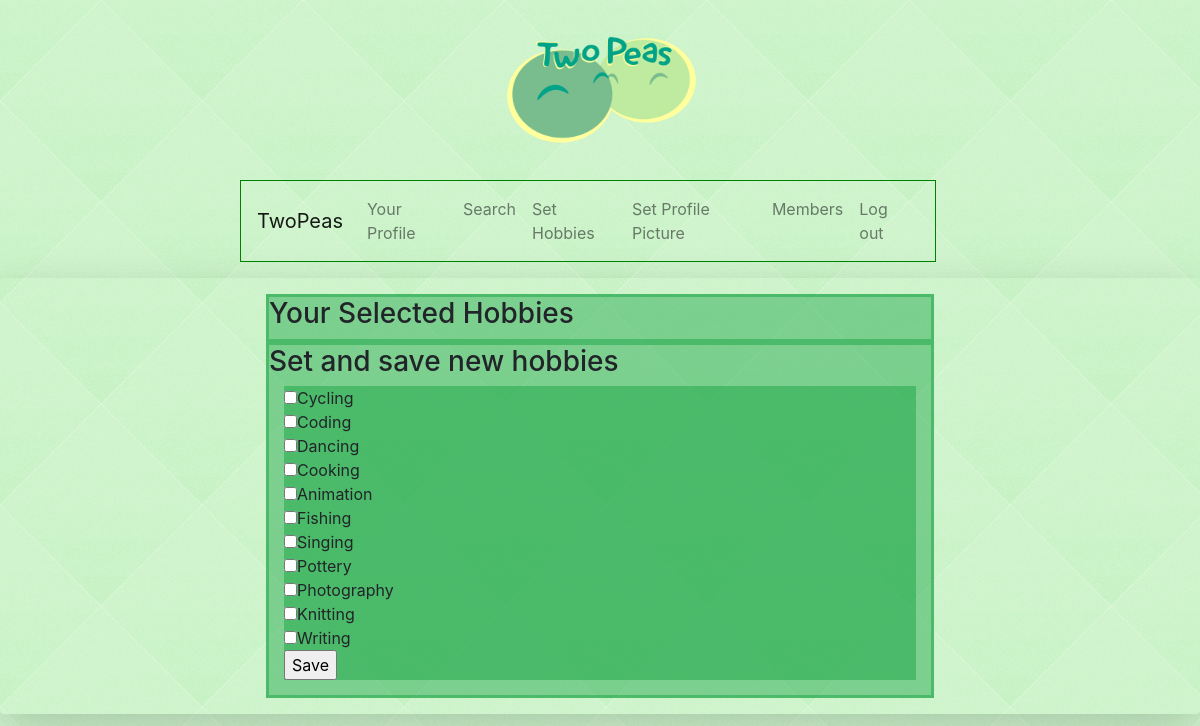
/sethobbies/ (signed in), run on the app's committed database.
### matchingsite/models.py (models this page shows, shortened)
class Hobby(models.Model):
	hobbyName = models.CharField(max_length=250)

### matchingsite/views.py (the view)
    def mod_view(request):
        if 'username' in request.session:
            username = request.session['username']
            try: user = Profile.objects.get(username=username)
            except Profile.DoesNotExist: raise Http404('Member does not exist')
            return view(request, user)
        else:
            return render(request,'matchingsite/not-logged-in.html',{})

### matchingsite/views.py (called while the page is built)
def loggedin(view):
    def mod_view(request):
        if 'username' in request.session:
            username = request.session['username']
            try: user = Profile.objects.get(username=username)
            except Profile.DoesNotExist: raise Http404('Member does not exist')
            return view(request, user)
        else:
            return render(request,'matchingsite/not-logged-in.html',{})
    return mod_view

@loggedin
def setHobbies(request, user):
    hobbies = Hobby.objects.all()
    return render(request, 'matchingsite/hobbies.html', {
        'appname': appname,
        'username': user.username,
        'hobbies' : hobbies,
        'loggedin': True}
        )

### matchingsite/templates/matchingsite/hobbies.html (shortened to what this page needs)
{% extends "matchingsite/base.html" %}
{% load static %}
{% block content %}
   <div class='main'>
	  <div id="hob">
      <h3>Your Selected Hobbies</h3>
	  </div>
  	  <div id="hob">
      <h3>Set and save new hobbies</h3>
      <form id='hobby_form'>
         {% for hobby in hobbies %}
         <input id="{{ hobby.id }}" type="checkbox" name="hobby" value="{{ hobby.hobbyName }}">{{ hobby.hobbyName }}<br>
         {% endfor %}
         <input type='submit' value='Save'>
      </form>
	  </div>
   </div>
{% endblock %}

### matchingsite/templates/matchingsite/base.html (shortened to what this page needs)
{% load staticfiles %}
<!DOCTYPE html>
<html>
<head>
<link rel="stylesheet" type="text/css" href="{% static 'matchingsite/style.css' %}" />
<link rel="stylesheet" href="https://stackpath.bootstrapcdn.com/bootstrap/4.1.3/css/bootstrap.min.css">	<script src="https://ajax.googleapis.com/ajax/libs/jquery/3.3.1/jquery.min.js"></script>
<script src="https://stackpath.bootstrapcdn.com/bootstrap/4.1.3/js/bootstrap.min.js"></script></head>
</head>
<body>
	<center>
	<IMG SRC="/static/matchingsite/twopeaslogo.png" WIDTH=200 HEIGHT=180>
	</center>
	<ul class='menu'>
		{% if loggedin %}
		  <nav class="navbar navbar-expand-lg navbar-light bg-green">
				<a class="navbar-brand" href="">TwoPeas</a>
				<div class="collapse navbar-collapse" id="navbarNav">
					<ul class="navbar-nav">
						<li class="nav-item">
							<a class="nav-link" href="{% url 'profile' %}">Your Profile</a>
						</li>
						<li class="nav-item">
							<a class="nav-link" href="{% url 'search' %}">Search</a>
						</li>
						<li class="nav-item">
							<a class="nav-link" href="{% url 'hobbies' %}">Set Hobbies</a>
						</li>
						<li class="nav-item">
							<a class="nav-link" href="{% url 'updatePic' %}">Set Profile Picture</a>
						</li>
						<li class="nav-item">
								<a class="nav-link" href="{% url 'members' %}">Members</a>
							</li>
						<li class="nav-item">
							<a class="nav-link" href="{% url 'logout' %}">Log out</a>
						</li>
					</ul>
				</div>
		  </nav>
		{% endif %}
	</ul>
	<div class="shadow-lg p-3 mb-5 bg-grey rounded">
	{% block content %}
	{% endblock %}
	</div>
	<br>
</body>
</html>

### matchingsite/static/matchingsite/style.css (style rules this page uses)
body { background: white url("images/background.png"); }
.navbar { width: 60%; left: 200px; right:200px; border: 1px solid green; }
#hob { margin: auto; border: 3px solid rgb(0,153,51, 0.4); background-color: rgb(0,153,51, 0.4); }
#hobbyList li, #hobby_form { margin-left: 15px; margin-right:15px; margin-bottom:15px; background-color: rgb(0,153,51, 0.4); }
.main { margin-left: 250px; margin-right: 250px; }

### data on the page
Hobby: hobbyName "Cycling"
Hobby: hobbyName "Coding"
Hobby: hobbyName "Dancing"
Hobby: hobbyName "Cooking"
Hobby: hobbyName "Animation"
Hobby: hobbyName "Fishing"
Hobby: hobbyName "Singing"
Hobby: hobbyName "Pottery"
Hobby: hobbyName "Photography"
Hobby: hobbyName "Knitting"
Hobby: hobbyName "Writing"
